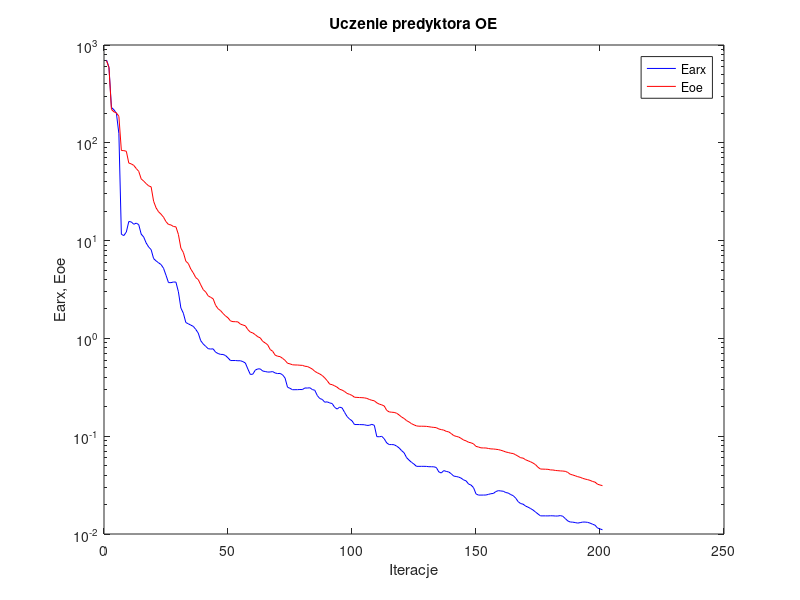
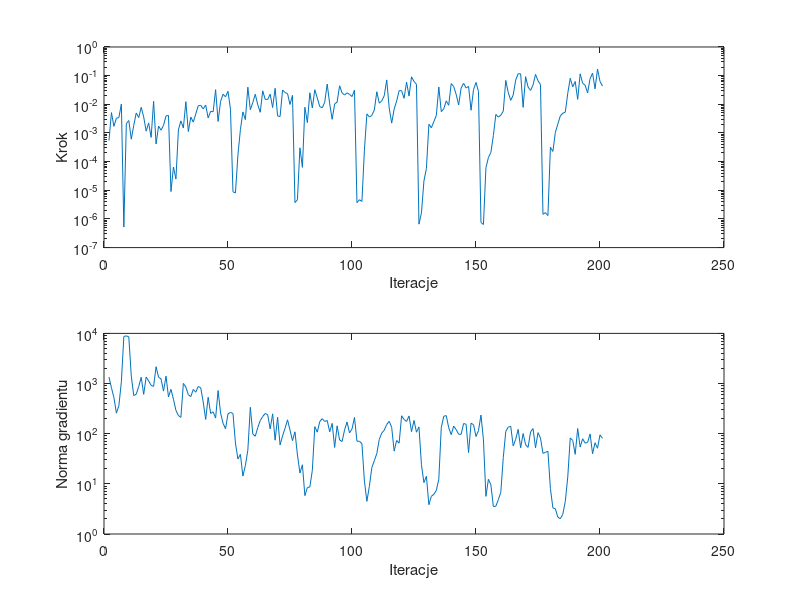

Here is the MATLAB script that generated these plots, in order:
%uczenie predyktora oe
clear all;
n=0; farx(n+1)=7.032504e+002; foe(n+1)=6.931779e+002; wspucz(n+1)=0.000000e+000; ng(n+1)=0.000000e+000;
%odnowa zmiennej metryki
n=1; farx(n+1)=5.939045e+002; foe(n+1)=5.868708e+002; krok(n+1)=5.420077e-004; ng(n+1)=1.348220e+003;
n=2; farx(n+1)=2.296576e+002; foe(n+1)=2.194847e+002; krok(n+1)=5.128285e-003; ng(n+1)=8.235271e+002;
n=3; farx(n+1)=2.176775e+002; foe(n+1)=2.073507e+002; krok(n+1)=1.700059e-003; ng(n+1)=5.252051e+002;
n=4; farx(n+1)=2.005206e+002; foe(n+1)=2.021528e+002; krok(n+1)=3.272337e-003; ng(n+1)=2.564769e+002;
n=5; farx(n+1)=1.239399e+002; foe(n+1)=1.867226e+002; krok(n+1)=3.446556e-003; ng(n+1)=3.621893e+002;
n=6; farx(n+1)=1.159450e+001; foe(n+1)=8.338823e+001; krok(n+1)=1.019724e-002; ng(n+1)=1.086886e+003;
n=7; farx(n+1)=1.125766e+001; foe(n+1)=8.317647e+001; krok(n+1)=5.208278e-007; ng(n+1)=8.681795e+003;
n=8; farx(n+1)=1.224020e+001; foe(n+1)=8.197439e+001; krok(n+1)=2.118327e-003; ng(n+1)=8.919137e+003;
n=9; farx(n+1)=1.568560e+001; foe(n+1)=6.205425e+001; krok(n+1)=2.716773e-003; ng(n+1)=8.530766e+003;
n=10; farx(n+1)=1.551810e+001; foe(n+1)=6.087483e+001; krok(n+1)=6.056323e-004; ng(n+1)=1.408883e+003;
n=11; farx(n+1)=1.469654e+001; foe(n+1)=5.876478e+001; krok(n+1)=1.849821e-003; ng(n+1)=5.763135e+002;
n=12; farx(n+1)=1.508859e+001; foe(n+1)=5.459117e+001; krok(n+1)=4.974973e-003; ng(n+1)=6.138402e+002;
n=13; farx(n+1)=1.456951e+001; foe(n+1)=5.107743e+001; krok(n+1)=3.442371e-003; ng(n+1)=8.719758e+002;
n=14; farx(n+1)=1.164176e+001; foe(n+1)=4.273869e+001; krok(n+1)=7.840743e-003; ng(n+1)=1.335062e+003;
n=15; farx(n+1)=1.088078e+001; foe(n+1)=4.059599e+001; krok(n+1)=3.621201e-003; ng(n+1)=6.098122e+002;
n=16; farx(n+1)=9.466770e+000; foe(n+1)=3.828233e+001; krok(n+1)=1.158294e-003; ng(n+1)=1.348069e+003;
n=17; farx(n+1)=8.601647e+000; foe(n+1)=3.627781e+001; krok(n+1)=2.241713e-003; ng(n+1)=1.127088e+003;
n=18; farx(n+1)=8.091331e+000; foe(n+1)=3.547676e+001; krok(n+1)=7.010487e-004; ng(n+1)=9.191075e+002;
n=19; farx(n+1)=6.548448e+000; foe(n+1)=2.526036e+001; krok(n+1)=1.270603e-002; ng(n+1)=8.782683e+002;
n=20; farx(n+1)=6.203367e+000; foe(n+1)=2.162076e+001; krok(n+1)=4.129769e-004; ng(n+1)=2.168400e+003;
n=21; farx(n+1)=5.930606e+000; foe(n+1)=1.970320e+001; krok(n+1)=1.742611e-003; ng(n+1)=1.334747e+003;
n=22; farx(n+1)=5.690475e+000; foe(n+1)=1.861625e+001; krok(n+1)=1.250114e-003; ng(n+1)=1.237535e+003;
n=23; farx(n+1)=5.214938e+000; foe(n+1)=1.735036e+001; krok(n+1)=1.835515e-003; ng(n+1)=7.063864e+002;
n=24; farx(n+1)=4.423016e+000; foe(n+1)=1.562323e+001; krok(n+1)=3.929986e-003; ng(n+1)=1.406789e+003;
n=25; farx(n+1)=3.719631e+000; foe(n+1)=1.463149e+001; krok(n+1)=4.080593e-003; ng(n+1)=5.409561e+002;
%odnowa zmiennej metryki
n=26; farx(n+1)=3.716229e+000; foe(n+1)=1.445801e+001; krok(n+1)=9.003600e-006; ng(n+1)=7.657205e+002;
n=27; farx(n+1)=3.773878e+000; foe(n+1)=1.393244e+001; krok(n+1)=6.485137e-005; ng(n+1)=4.875498e+002;
n=28; farx(n+1)=3.762923e+000; foe(n+1)=1.383508e+001; krok(n+1)=2.470394e-005; ng(n+1)=2.914941e+002;
n=29; farx(n+1)=2.997550e+000; foe(n+1)=1.155353e+001; krok(n+1)=1.276921e-003; ng(n+1)=2.311262e+002;
n=30; farx(n+1)=2.046262e+000; foe(n+1)=8.368196e+000; krok(n+1)=2.641274e-003; ng(n+1)=2.109990e+002;
n=31; farx(n+1)=1.809005e+000; foe(n+1)=7.555034e+000; krok(n+1)=1.486486e-003; ng(n+1)=1.005918e+003;
n=32; farx(n+1)=1.451744e+000; foe(n+1)=6.152274e+000; krok(n+1)=1.238474e-002; ng(n+1)=8.531562e+002;
n=33; farx(n+1)=1.410786e+000; foe(n+1)=5.830517e+000; krok(n+1)=1.120856e-003; ng(n+1)=6.001949e+002;
n=34; farx(n+1)=1.366573e+000; foe(n+1)=5.113241e+000; krok(n+1)=3.595838e-003; ng(n+1)=5.497500e+002;
n=35; farx(n+1)=1.327973e+000; foe(n+1)=4.675356e+000; krok(n+1)=2.386470e-003; ng(n+1)=7.635949e+002;
n=36; farx(n+1)=1.236108e+000; foe(n+1)=4.183363e+000; krok(n+1)=4.579955e-003; ng(n+1)=6.719897e+002;
n=37; farx(n+1)=1.133622e+000; foe(n+1)=3.992912e+000; krok(n+1)=8.894860e-003; ng(n+1)=8.742512e+002;
n=38; farx(n+1)=9.477280e-001; foe(n+1)=3.533686e+000; krok(n+1)=9.175071e-003; ng(n+1)=8.247393e+002;
n=39; farx(n+1)=8.777918e-001; foe(n+1)=3.155067e+000; krok(n+1)=6.920879e-003; ng(n+1)=4.286582e+002;
n=40; farx(n+1)=8.291438e-001; foe(n+1)=2.984515e+000; krok(n+1)=9.358895e-003; ng(n+1)=1.926386e+002;
n=41; farx(n+1)=7.854072e-001; foe(n+1)=2.725074e+000; krok(n+1)=3.334617e-003; ng(n+1)=5.337873e+002;
n=42; farx(n+1)=7.782456e-001; foe(n+1)=2.631028e+000; krok(n+1)=5.700116e-003; ng(n+1)=2.535907e+002;
n=43; farx(n+1)=7.820054e-001; foe(n+1)=2.543677e+000; krok(n+1)=5.478088e-003; ng(n+1)=2.733472e+002;
n=44; farx(n+1)=7.227622e-001; foe(n+1)=2.178914e+000; krok(n+1)=3.241239e-002; ng(n+1)=2.048375e+002;
n=45; farx(n+1)=7.005851e-001; foe(n+1)=2.009848e+000; krok(n+1)=2.521493e-003; ng(n+1)=7.264145e+002;
n=46; farx(n+1)=6.862631e-001; foe(n+1)=1.922032e+000; krok(n+1)=1.257761e-002; ng(n+1)=2.600201e+002;
n=47; farx(n+1)=6.851514e-001; foe(n+1)=1.798738e+000; krok(n+1)=2.243356e-002; ng(n+1)=1.616907e+002;
n=48; farx(n+1)=6.681356e-001; foe(n+1)=1.697213e+000; krok(n+1)=1.825465e-002; ng(n+1)=1.253297e+002;
n=49; farx(n+1)=6.323912e-001; foe(n+1)=1.623392e+000; krok(n+1)=2.835564e-002; ng(n+1)=2.494273e+002;
n=50; farx(n+1)=5.936665e-001; foe(n+1)=1.508732e+000; krok(n+1)=6.669234e-003; ng(n+1)=2.659655e+002;
%odnowa zmiennej metryki
n=51; farx(n+1)=5.941076e-001; foe(n+1)=1.484156e+000; krok(n+1)=8.869972e-006; ng(n+1)=2.530556e+002;
n=52; farx(n+1)=5.941487e-001; foe(n+1)=1.482072e+000; krok(n+1)=8.106422e-006; ng(n+1)=6.493836e+001;
n=53; farx(n+1)=5.906684e-001; foe(n+1)=1.475527e+000; krok(n+1)=1.711903e-004; ng(n+1)=3.125070e+001;
n=54; farx(n+1)=5.912482e-001; foe(n+1)=1.400601e+000; krok(n+1)=1.310706e-003; ng(n+1)=3.870135e+001;
n=55; farx(n+1)=5.789561e-001; foe(n+1)=1.371612e+000; krok(n+1)=5.433546e-003; ng(n+1)=1.427012e+001;
n=56; farx(n+1)=5.604308e-001; foe(n+1)=1.345321e+000; krok(n+1)=2.926191e-003; ng(n+1)=2.313329e+001;
n=57; farx(n+1)=4.868182e-001; foe(n+1)=1.230363e+000; krok(n+1)=3.950757e-002; ng(n+1)=4.702570e+001;
n=58; farx(n+1)=4.280694e-001; foe(n+1)=1.160507e+000; krok(n+1)=6.496894e-003; ng(n+1)=3.359467e+002;
n=59; farx(n+1)=4.305712e-001; foe(n+1)=1.137208e+000; krok(n+1)=1.153579e-002; ng(n+1)=9.863928e+001;
n=60; farx(n+1)=4.738689e-001; foe(n+1)=1.091470e+000; krok(n+1)=2.243330e-002; ng(n+1)=8.904329e+001;
n=61; farx(n+1)=4.877375e-001; foe(n+1)=1.039987e+000; krok(n+1)=9.636858e-003; ng(n+1)=1.326267e+002;
n=62; farx(n+1)=4.876792e-001; foe(n+1)=1.012592e+000; krok(n+1)=5.272732e-003; ng(n+1)=1.832713e+002;
n=63; farx(n+1)=4.638091e-001; foe(n+1)=9.327954e-001; krok(n+1)=2.954351e-002; ng(n+1)=2.202108e+002;
n=64; farx(n+1)=4.586555e-001; foe(n+1)=8.987813e-001; krok(n+1)=1.486332e-002; ng(n+1)=2.530816e+002;
n=65; farx(n+1)=4.528463e-001; foe(n+1)=8.599852e-001; krok(n+1)=1.468412e-002; ng(n+1)=2.388171e+002;
n=66; farx(n+1)=4.534451e-001; foe(n+1)=7.700825e-001; krok(n+1)=2.251094e-002; ng(n+1)=1.244396e+002;
n=67; farx(n+1)=4.578407e-001; foe(n+1)=7.391891e-001; krok(n+1)=7.712744e-003; ng(n+1)=2.489595e+002;
n=68; farx(n+1)=4.432421e-001; foe(n+1)=6.750815e-001; krok(n+1)=3.616714e-002; ng(n+1)=7.418150e+001;
n=69; farx(n+1)=4.371254e-001; foe(n+1)=6.572414e-001; krok(n+1)=3.929986e-003; ng(n+1)=2.125167e+002;
n=70; farx(n+1)=4.384365e-001; foe(n+1)=6.510843e-001; krok(n+1)=3.739948e-003; ng(n+1)=5.971685e+001;
n=71; farx(n+1)=4.244829e-001; foe(n+1)=6.252693e-001; krok(n+1)=3.153338e-002; ng(n+1)=8.984965e+001;
n=72; farx(n+1)=3.935076e-001; foe(n+1)=5.966635e-001; krok(n+1)=2.578794e-002; ng(n+1)=1.281615e+002;
n=73; farx(n+1)=3.168445e-001; foe(n+1)=5.569847e-001; krok(n+1)=2.366211e-002; ng(n+1)=1.893879e+002;
n=74; farx(n+1)=3.087308e-001; foe(n+1)=5.490929e-001; krok(n+1)=9.871862e-003; ng(n+1)=1.181575e+002;
n=75; farx(n+1)=2.987393e-001; foe(n+1)=5.374116e-001; krok(n+1)=2.047906e-002; ng(n+1)=7.266356e+001;
%odnowa zmiennej metryki
n=76; farx(n+1)=2.989305e-001; foe(n+1)=5.350042e-001; krok(n+1)=3.720187e-006; ng(n+1)=1.089185e+002;
n=77; farx(n+1)=2.990963e-001; foe(n+1)=5.347050e-001; krok(n+1)=4.687854e-006; ng(n+1)=3.765721e+001;
n=78; farx(n+1)=3.001690e-001; foe(n+1)=5.316042e-001; krok(n+1)=3.045020e-004; ng(n+1)=1.639322e+001;
n=79; farx(n+1)=2.998664e-001; foe(n+1)=5.302240e-001; krok(n+1)=6.309394e-005; ng(n+1)=2.402109e+001;
n=80; farx(n+1)=3.113040e-001; foe(n+1)=5.190234e-001; krok(n+1)=7.883344e-003; ng(n+1)=5.820961e+000;
n=81; farx(n+1)=3.107060e-001; foe(n+1)=5.161843e-001; krok(n+1)=2.300371e-003; ng(n+1)=8.446818e+000;
n=82; farx(n+1)=3.128879e-001; foe(n+1)=5.017711e-001; krok(n+1)=2.521242e-002; ng(n+1)=8.641649e+000;
n=83; farx(n+1)=3.000332e-001; foe(n+1)=4.858450e-001; krok(n+1)=7.431661e-003; ng(n+1)=1.852797e+001;
n=84; farx(n+1)=2.947056e-001; foe(n+1)=4.603475e-001; krok(n+1)=3.221469e-002; ng(n+1)=1.382628e+002;
n=85; farx(n+1)=2.606338e-001; foe(n+1)=4.455983e-001; krok(n+1)=1.661865e-002; ng(n+1)=1.072969e+002;
n=86; farx(n+1)=2.427532e-001; foe(n+1)=4.326794e-001; krok(n+1)=8.300976e-003; ng(n+1)=1.747145e+002;
n=87; farx(n+1)=2.378713e-001; foe(n+1)=4.174380e-001; krok(n+1)=7.599313e-003; ng(n+1)=1.992583e+002;
n=88; farx(n+1)=2.227858e-001; foe(n+1)=3.945237e-001; krok(n+1)=1.181377e-002; ng(n+1)=1.755233e+002;
n=89; farx(n+1)=2.245425e-001; foe(n+1)=3.695582e-001; krok(n+1)=5.082412e-002; ng(n+1)=1.831693e+002;
n=90; farx(n+1)=2.188619e-001; foe(n+1)=3.408737e-001; krok(n+1)=1.041670e-002; ng(n+1)=1.088901e+002;
n=91; farx(n+1)=2.158706e-001; foe(n+1)=3.365437e-001; krok(n+1)=2.990450e-003; ng(n+1)=1.604585e+002;
n=92; farx(n+1)=1.973026e-001; foe(n+1)=3.271480e-001; krok(n+1)=1.023953e-002; ng(n+1)=5.320005e+001;
n=93; farx(n+1)=1.895498e-001; foe(n+1)=3.170333e-001; krok(n+1)=1.199493e-002; ng(n+1)=1.433872e+002;
n=94; farx(n+1)=1.981620e-001; foe(n+1)=3.020954e-001; krok(n+1)=4.446078e-002; ng(n+1)=7.509782e+001;
n=95; farx(n+1)=1.948024e-001; foe(n+1)=2.962532e-001; krok(n+1)=2.502768e-002; ng(n+1)=6.982791e+001;
n=96; farx(n+1)=1.754686e-001; foe(n+1)=2.865083e-001; krok(n+1)=2.107682e-002; ng(n+1)=1.188205e+002;
n=97; farx(n+1)=1.590906e-001; foe(n+1)=2.739114e-001; krok(n+1)=2.508493e-002; ng(n+1)=1.713152e+002;
n=98; farx(n+1)=1.498313e-001; foe(n+1)=2.681231e-001; krok(n+1)=2.219272e-002; ng(n+1)=1.038448e+002;
n=99; farx(n+1)=1.436699e-001; foe(n+1)=2.612828e-001; krok(n+1)=1.863422e-002; ng(n+1)=1.242832e+002;
n=100; farx(n+1)=1.316181e-001; foe(n+1)=2.501905e-001; krok(n+1)=3.111101e-002; ng(n+1)=2.109463e+002;
%odnowa zmiennej metryki
n=101; farx(n+1)=1.316242e-001; foe(n+1)=2.494112e-001; krok(n+1)=3.690681e-006; ng(n+1)=7.073967e+001;
n=102; farx(n+1)=1.314900e-001; foe(n+1)=2.484431e-001; krok(n+1)=4.682781e-006; ng(n+1)=7.071953e+001;
n=103; farx(n+1)=1.312412e-001; foe(n+1)=2.477413e-001; krok(n+1)=4.064623e-006; ng(n+1)=6.312908e+001;
n=104; farx(n+1)=1.309250e-001; foe(n+1)=2.466466e-001; krok(n+1)=2.493753e-004; ng(n+1)=1.141982e+001;
n=105; farx(n+1)=1.290143e-001; foe(n+1)=2.435716e-001; krok(n+1)=4.640565e-003; ng(n+1)=4.487453e+000;
n=106; farx(n+1)=1.292683e-001; foe(n+1)=2.375964e-001; krok(n+1)=3.586133e-003; ng(n+1)=8.899393e+000;
n=107; farx(n+1)=1.321969e-001; foe(n+1)=2.329449e-001; krok(n+1)=4.102156e-003; ng(n+1)=2.120715e+001;
n=108; farx(n+1)=1.292392e-001; foe(n+1)=2.302271e-001; krok(n+1)=6.319511e-003; ng(n+1)=2.891056e+001;
n=109; farx(n+1)=9.897769e-002; foe(n+1)=2.193806e-001; krok(n+1)=2.741202e-002; ng(n+1)=4.023184e+001;
n=110; farx(n+1)=9.869758e-002; foe(n+1)=2.128861e-001; krok(n+1)=1.095618e-002; ng(n+1)=7.716064e+001;
n=111; farx(n+1)=9.968266e-002; foe(n+1)=2.091019e-001; krok(n+1)=1.315303e-002; ng(n+1)=1.030988e+002;
n=112; farx(n+1)=9.396961e-002; foe(n+1)=2.037238e-001; krok(n+1)=2.000182e-002; ng(n+1)=1.177443e+002;
n=113; farx(n+1)=8.537563e-002; foe(n+1)=1.836052e-001; krok(n+1)=7.084462e-002; ng(n+1)=1.524078e+002;
n=114; farx(n+1)=8.213081e-002; foe(n+1)=1.771990e-001; krok(n+1)=7.453659e-003; ng(n+1)=1.773883e+002;
n=115; farx(n+1)=8.213290e-002; foe(n+1)=1.758760e-001; krok(n+1)=2.209886e-003; ng(n+1)=1.338342e+002;
n=116; farx(n+1)=8.176371e-002; foe(n+1)=1.750550e-001; krok(n+1)=6.832143e-003; ng(n+1)=4.495854e+001;
n=117; farx(n+1)=7.923949e-002; foe(n+1)=1.717380e-001; krok(n+1)=1.296098e-002; ng(n+1)=7.331082e+001;
n=118; farx(n+1)=7.590319e-002; foe(n+1)=1.648812e-001; krok(n+1)=2.991958e-002; ng(n+1)=6.475594e+001;
n=119; farx(n+1)=7.123213e-002; foe(n+1)=1.569374e-001; krok(n+1)=2.977641e-002; ng(n+1)=2.276641e+002;
n=120; farx(n+1)=6.767151e-002; foe(n+1)=1.519074e-001; krok(n+1)=1.622219e-002; ng(n+1)=1.921204e+002;
n=121; farx(n+1)=6.041578e-002; foe(n+1)=1.443168e-001; krok(n+1)=5.931582e-002; ng(n+1)=1.751785e+002;
n=122; farx(n+1)=5.691135e-002; foe(n+1)=1.398912e-001; krok(n+1)=1.932256e-002; ng(n+1)=2.258107e+002;
n=123; farx(n+1)=5.407274e-002; foe(n+1)=1.342727e-001; krok(n+1)=9.137743e-002; ng(n+1)=1.098879e+002;
n=124; farx(n+1)=5.182272e-002; foe(n+1)=1.306340e-001; krok(n+1)=6.269998e-002; ng(n+1)=1.839683e+002;
n=125; farx(n+1)=4.918105e-002; foe(n+1)=1.273844e-001; krok(n+1)=4.973429e-002; ng(n+1)=1.071920e+002;
%odnowa zmiennej metryki
n=126; farx(n+1)=4.918218e-002; foe(n+1)=1.265395e-001; krok(n+1)=6.577360e-007; ng(n+1)=1.364685e+002;
n=127; farx(n+1)=4.919072e-002; foe(n+1)=1.265058e-001; krok(n+1)=1.626309e-006; ng(n+1)=2.405702e+001;
n=128; farx(n+1)=4.919889e-002; foe(n+1)=1.264030e-001; krok(n+1)=2.102242e-005; ng(n+1)=1.058521e+001;
n=129; farx(n+1)=4.912022e-002; foe(n+1)=1.260669e-001; krok(n+1)=5.770216e-005; ng(n+1)=1.413422e+001;
n=130; farx(n+1)=4.875844e-002; foe(n+1)=1.250098e-001; krok(n+1)=2.018307e-003; ng(n+1)=3.836699e+000;
n=131; farx(n+1)=4.874004e-002; foe(n+1)=1.238327e-001; krok(n+1)=1.513410e-003; ng(n+1)=5.643720e+000;
n=132; farx(n+1)=4.863752e-002; foe(n+1)=1.230436e-001; krok(n+1)=2.487486e-003; ng(n+1)=6.194985e+000;
n=133; farx(n+1)=4.788114e-002; foe(n+1)=1.222774e-001; krok(n+1)=4.065324e-003; ng(n+1)=7.396709e+000;
n=134; farx(n+1)=4.316036e-002; foe(n+1)=1.185090e-001; krok(n+1)=4.017797e-002; ng(n+1)=1.239184e+001;
n=135; farx(n+1)=4.207898e-002; foe(n+1)=1.168073e-001; krok(n+1)=5.548179e-003; ng(n+1)=1.331282e+002;
n=136; farx(n+1)=4.449833e-002; foe(n+1)=1.154607e-001; krok(n+1)=6.970444e-003; ng(n+1)=2.224608e+002;
n=137; farx(n+1)=4.363554e-002; foe(n+1)=1.120938e-001; krok(n+1)=1.314565e-002; ng(n+1)=2.298856e+002;
n=138; farx(n+1)=4.310004e-002; foe(n+1)=1.107395e-001; krok(n+1)=9.275724e-003; ng(n+1)=1.314153e+002;
n=139; farx(n+1)=4.132357e-002; foe(n+1)=1.064907e-001; krok(n+1)=5.286105e-002; ng(n+1)=9.578231e+001;
n=140; farx(n+1)=3.911128e-002; foe(n+1)=1.015167e-001; krok(n+1)=4.171530e-002; ng(n+1)=1.422021e+002;
n=141; farx(n+1)=3.873143e-002; foe(n+1)=9.963727e-002; krok(n+1)=2.219272e-002; ng(n+1)=1.203824e+002;
n=142; farx(n+1)=3.819348e-002; foe(n+1)=9.814510e-002; krok(n+1)=9.466059e-003; ng(n+1)=9.750373e+001;
n=143; farx(n+1)=3.727387e-002; foe(n+1)=9.504370e-002; krok(n+1)=3.678347e-002; ng(n+1)=9.700372e+001;
n=144; farx(n+1)=3.573193e-002; foe(n+1)=9.134483e-002; krok(n+1)=5.405940e-002; ng(n+1)=1.592941e+002;
n=145; farx(n+1)=3.494606e-002; foe(n+1)=8.965166e-002; krok(n+1)=3.712047e-002; ng(n+1)=1.548233e+002;
n=146; farx(n+1)=3.242339e-002; foe(n+1)=8.669219e-002; krok(n+1)=4.215364e-002; ng(n+1)=4.205526e+001;
n=147; farx(n+1)=3.165920e-002; foe(n+1)=8.558040e-002; krok(n+1)=6.192369e-003; ng(n+1)=1.619782e+002;
n=148; farx(n+1)=2.978329e-002; foe(n+1)=8.351852e-002; krok(n+1)=3.244437e-002; ng(n+1)=1.512835e+002;
n=149; farx(n+1)=2.571709e-002; foe(n+1)=7.869208e-002; krok(n+1)=5.801457e-002; ng(n+1)=8.783355e+001;
n=150; farx(n+1)=2.498921e-002; foe(n+1)=7.751872e-002; krok(n+1)=2.788178e-002; ng(n+1)=1.149317e+002;
%odnowa zmiennej metryki
n=151; farx(n+1)=2.500473e-002; foe(n+1)=7.601774e-002; krok(n+1)=7.495368e-007; ng(n+1)=2.352202e+002;
n=152; farx(n+1)=2.501127e-002; foe(n+1)=7.585230e-002; krok(n+1)=6.404948e-007; ng(n+1)=7.529602e+001;
n=153; farx(n+1)=2.504337e-002; foe(n+1)=7.578952e-002; krok(n+1)=6.152340e-005; ng(n+1)=5.629063e+000;
n=154; farx(n+1)=2.541238e-002; foe(n+1)=7.491057e-002; krok(n+1)=1.381179e-004; ng(n+1)=1.233238e+001;
n=155; farx(n+1)=2.582698e-002; foe(n+1)=7.415653e-002; krok(n+1)=2.093774e-004; ng(n+1)=9.572309e+000;
n=156; farx(n+1)=2.597152e-002; foe(n+1)=7.401891e-002; krok(n+1)=8.148250e-004; ng(n+1)=3.522288e+000;
n=157; farx(n+1)=2.716748e-002; foe(n+1)=7.349974e-002; krok(n+1)=4.419773e-003; ng(n+1)=3.581682e+000;
n=158; farx(n+1)=2.774892e-002; foe(n+1)=7.296489e-002; krok(n+1)=3.572501e-003; ng(n+1)=4.837152e+000;
n=159; farx(n+1)=2.755503e-002; foe(n+1)=7.184420e-002; krok(n+1)=4.161987e-003; ng(n+1)=6.802432e+000;
n=160; farx(n+1)=2.736342e-002; foe(n+1)=7.058765e-002; krok(n+1)=5.801633e-003; ng(n+1)=3.362764e+001;
n=161; farx(n+1)=2.653630e-002; foe(n+1)=6.896547e-002; krok(n+1)=6.813219e-002; ng(n+1)=1.109024e+002;
n=162; farx(n+1)=2.623414e-002; foe(n+1)=6.813073e-002; krok(n+1)=2.567947e-002; ng(n+1)=1.351872e+002;
n=163; farx(n+1)=2.528331e-002; foe(n+1)=6.699378e-002; krok(n+1)=1.370811e-002; ng(n+1)=1.401364e+002;
n=164; farx(n+1)=2.467180e-002; foe(n+1)=6.652187e-002; krok(n+1)=2.113198e-002; ng(n+1)=5.711977e+001;
n=165; farx(n+1)=2.328081e-002; foe(n+1)=6.449529e-002; krok(n+1)=6.995615e-002; ng(n+1)=7.697567e+001;
n=166; farx(n+1)=2.142057e-002; foe(n+1)=6.239308e-002; krok(n+1)=1.160291e-001; ng(n+1)=1.221607e+002;
n=167; farx(n+1)=2.046774e-002; foe(n+1)=6.025060e-002; krok(n+1)=1.158784e-001; ng(n+1)=5.239384e+001;
n=168; farx(n+1)=2.019113e-002; foe(n+1)=5.969014e-002; krok(n+1)=7.821513e-003; ng(n+1)=1.008601e+002;
n=169; farx(n+1)=1.928664e-002; foe(n+1)=5.743687e-002; krok(n+1)=9.228634e-002; ng(n+1)=6.022262e+001;
n=170; farx(n+1)=1.881084e-002; foe(n+1)=5.606312e-002; krok(n+1)=3.982240e-002; ng(n+1)=5.340922e+001;
n=171; farx(n+1)=1.821679e-002; foe(n+1)=5.475792e-002; krok(n+1)=3.052860e-002; ng(n+1)=1.084432e+002;
n=172; farx(n+1)=1.758938e-002; foe(n+1)=5.313382e-002; krok(n+1)=4.732206e-002; ng(n+1)=1.264834e+002;
n=173; farx(n+1)=1.677061e-002; foe(n+1)=5.117991e-002; krok(n+1)=1.102898e-001; ng(n+1)=5.231120e+001;
n=174; farx(n+1)=1.602183e-002; foe(n+1)=4.809869e-002; krok(n+1)=6.647460e-002; ng(n+1)=1.050710e+002;
n=175; farx(n+1)=1.532835e-002; foe(n+1)=4.616594e-002; krok(n+1)=4.857442e-002; ng(n+1)=8.183595e+001;
%odnowa zmiennej metryki
n=176; farx(n+1)=1.532851e-002; foe(n+1)=4.607952e-002; krok(n+1)=1.448311e-006; ng(n+1)=4.059978e+001;
n=177; farx(n+1)=1.532364e-002; foe(n+1)=4.596122e-002; krok(n+1)=1.659754e-006; ng(n+1)=4.249572e+001;
n=178; farx(n+1)=1.531282e-002; foe(n+1)=4.585707e-002; krok(n+1)=1.310779e-006; ng(n+1)=4.457064e+001;
n=179; farx(n+1)=1.536145e-002; foe(n+1)=4.522614e-002; krok(n+1)=3.179535e-004; ng(n+1)=8.049816e+000;
n=180; farx(n+1)=1.534723e-002; foe(n+1)=4.514365e-002; krok(n+1)=2.263251e-004; ng(n+1)=3.313306e+000;
n=181; farx(n+1)=1.527027e-002; foe(n+1)=4.466556e-002; krok(n+1)=1.052130e-003; ng(n+1)=3.175457e+000;
n=182; farx(n+1)=1.527476e-002; foe(n+1)=4.441626e-002; krok(n+1)=2.059282e-003; ng(n+1)=2.166496e+000;
n=183; farx(n+1)=1.543133e-002; foe(n+1)=4.418622e-002; krok(n+1)=3.941672e-003; ng(n+1)=2.016396e+000;
n=184; farx(n+1)=1.518116e-002; foe(n+1)=4.403178e-002; krok(n+1)=4.876433e-003; ng(n+1)=2.476757e+000;
n=185; farx(n+1)=1.438837e-002; foe(n+1)=4.372851e-002; krok(n+1)=5.318174e-003; ng(n+1)=4.438990e+000;
n=186; farx(n+1)=1.360073e-002; foe(n+1)=4.264834e-002; krok(n+1)=2.432476e-002; ng(n+1)=1.372307e+001;
n=187; farx(n+1)=1.326555e-002; foe(n+1)=4.082747e-002; krok(n+1)=8.097460e-002; ng(n+1)=8.217014e+001;
n=188; farx(n+1)=1.321575e-002; foe(n+1)=4.014413e-002; krok(n+1)=4.069805e-002; ng(n+1)=7.345368e+001;
n=189; farx(n+1)=1.309230e-002; foe(n+1)=3.939763e-002; krok(n+1)=6.244338e-002; ng(n+1)=3.879799e+001;
n=190; farx(n+1)=1.293094e-002; foe(n+1)=3.856781e-002; krok(n+1)=1.490732e-002; ng(n+1)=1.268076e+002;
n=191; farx(n+1)=1.307442e-002; foe(n+1)=3.800776e-002; krok(n+1)=1.158784e-001; ng(n+1)=5.412624e+001;
n=192; farx(n+1)=1.324106e-002; foe(n+1)=3.709581e-002; krok(n+1)=5.466235e-002; ng(n+1)=7.926830e+001;
n=193; farx(n+1)=1.324708e-002; foe(n+1)=3.645579e-002; krok(n+1)=4.639275e-002; ng(n+1)=6.486336e+001;
n=194; farx(n+1)=1.315773e-002; foe(n+1)=3.596402e-002; krok(n+1)=2.490870e-002; ng(n+1)=6.695711e+001;
n=195; farx(n+1)=1.292060e-002; foe(n+1)=3.534853e-002; krok(n+1)=7.893195e-002; ng(n+1)=9.906831e+001;
n=196; farx(n+1)=1.259495e-002; foe(n+1)=3.443853e-002; krok(n+1)=1.226008e-001; ng(n+1)=3.982791e+001;
n=197; farx(n+1)=1.230330e-002; foe(n+1)=3.392667e-002; krok(n+1)=3.459424e-002; ng(n+1)=6.603702e+001;
n=198; farx(n+1)=1.151705e-002; foe(n+1)=3.229012e-002; krok(n+1)=1.702433e-001; ng(n+1)=5.127939e+001;
n=199; farx(n+1)=1.127689e-002; foe(n+1)=3.170655e-002; krok(n+1)=6.287977e-002; ng(n+1)=9.475849e+001;
n=200; farx(n+1)=1.103649e-002; foe(n+1)=3.120214e-002; krok(n+1)=4.305393e-002; ng(n+1)=8.080197e+001;

figure; semilogy(farx,'b'); hold on; semilogy(foe,'r'); xlabel('Iteracje'); ylabel('Earx, Eoe'); legend('Earx','Eoe'); title('Uczenie predyktora OE');
figure; subplot(2,1,1); semilogy(krok); xlabel('Iteracje'); ylabel('Krok');
subplot(2,1,2); semilogy(ng); xlabel('Iteracje'); ylabel('Norma gradientu');
Earx=farx(n+1)
Eoe=foe(n+1)
